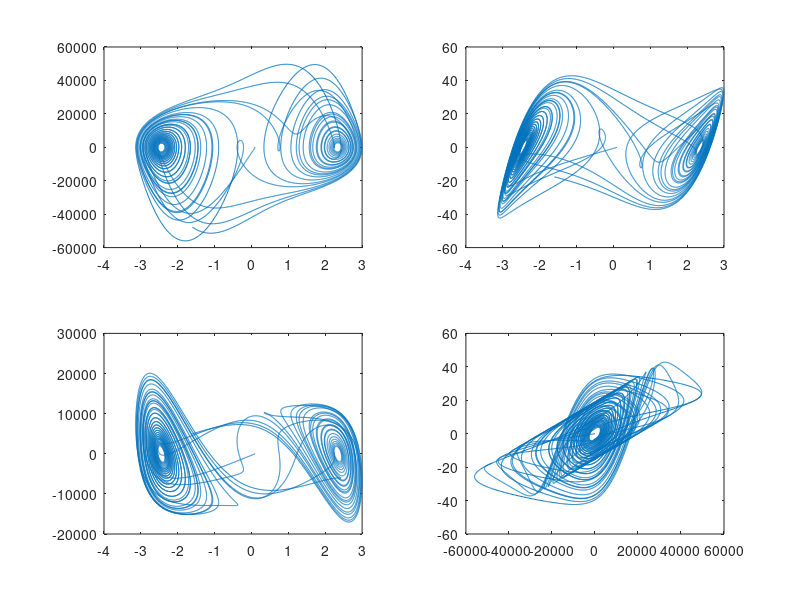

Recreate this plot in MATLAB.
function chua_memristor
clear all
figure(1)
%This program originally computed by S. Sabarathinam 
%based on 'Memristor Based Chaotic Circuits-M. Bharathwaj'
%don't forgot to rate my files...
%To vary the value of 'r' you can get the bifurcation scenario.
       display('S. SABARATHINAM>>>please rate my files..');
            r=2000.0; c1=6.8e-9;	c2=68.0e-9;	bind=18.0e-3;
            alpha = -0.667D-03;beta=0.029D-03; xx=bind*c2;tau=3.499e-05;
          cn1=tau/c1*r;cn2=tau/c2*r; cn3=tau/bind;
 %                     
            tspan = 0:0.01:500;  
            x10 = 0.1; x20 = -0.2; x30 = -0.003;
            x40 = 0.05; 

            y0 = [x10; x20; x30 ; x40 ];
           op=odeset('abstol',1e-9,'reltol',1e-9);
          
            [t,y] = ode45(@(t,x) f(t,x,tau,c1,c2,bind,r,alpha,beta),tspan,y0,op);    
        
            x1=y(:,1); x2=y(:,2); x3=y(:,3); 
             x4=y(:,4); tim=t(:);
            
            subplot(2,2,1),plot(x1,x2);
            subplot(2,2,2),plot(x1,x4);
             subplot(2,2,3),plot(x1,x3);
             subplot(2,2,4),plot(x2,x4);
        
      
       function dy = f(t,y,tau,c1,c2,bind,r,alpha,beta)
        
   x1 = y(1);    x2 = y(2);    x3 = y(3);
   x4 = y(4);   
    
	dx1=tau*x2;
	dx2=(tau/c1)*((x3-x2)/r-(alpha+3*beta*x1*x1)*x2);
    dx3=(tau/c2)*(((x2-x3)/r)-x4);
    dx4=(tau*x3)/bind;  
 	
     dy = [dx1; dx2; dx3; dx4 ];    
     